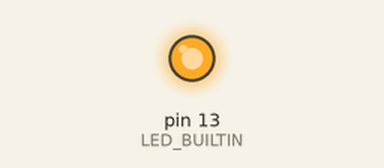
The sketch below on a simulated Arduino Uno, built with avr-gcc and run on an emulated ATmega328P. On the bench: output pins drawn as LEDs (lit = HIGH). What the sketch prints to the serial monitor is not drawn.

Above: at 0.1 s.
At 1.1 s:
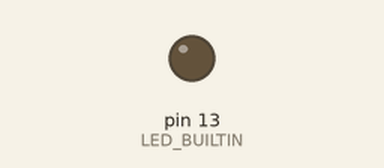
Timing chart, 0 to 2.6 s (numbered marks = the images above):
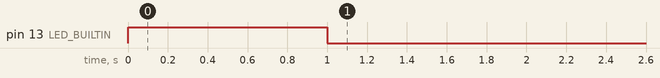

The sketch:

sketch_test_serial.ino
```cpp
void setup() {
  Serial.begin(9600);
  pinMode(LED_BUILTIN, OUTPUT);
}

String PEDIR_TEXTO = "texto";
int i = 0;

void loop() {

  if(i == 0) {
    Serial.println(PEDIR_TEXTO);
    digitalWrite(LED_BUILTIN, HIGH);   // turn the LED on (HIGH is the voltage level)
    delay(1000);                       // wait for a second
    digitalWrite(LED_BUILTIN, LOW);    // turn the LED off by making the voltage LOW
    delay(1000);
    i=1;
  }

  delay(2000);

  if(Serial.available() > 0) {
    String poesia = Serial.readString();
    if(poesia.length() == 1170) {
        digitalWrite(LED_BUILTIN, HIGH);   // turn the LED on (HIGH is the voltage level)
        delay(1000);                       // wait for a second
        digitalWrite(LED_BUILTIN, LOW);    // turn the LED off by making the voltage LOW
        delay(1000);
    }
  }


}
```

Measured:
- by itself, pin 13 (LED_BUILTIN): LOW → HIGH at 0.00 s, → LOW 1.0 s later
